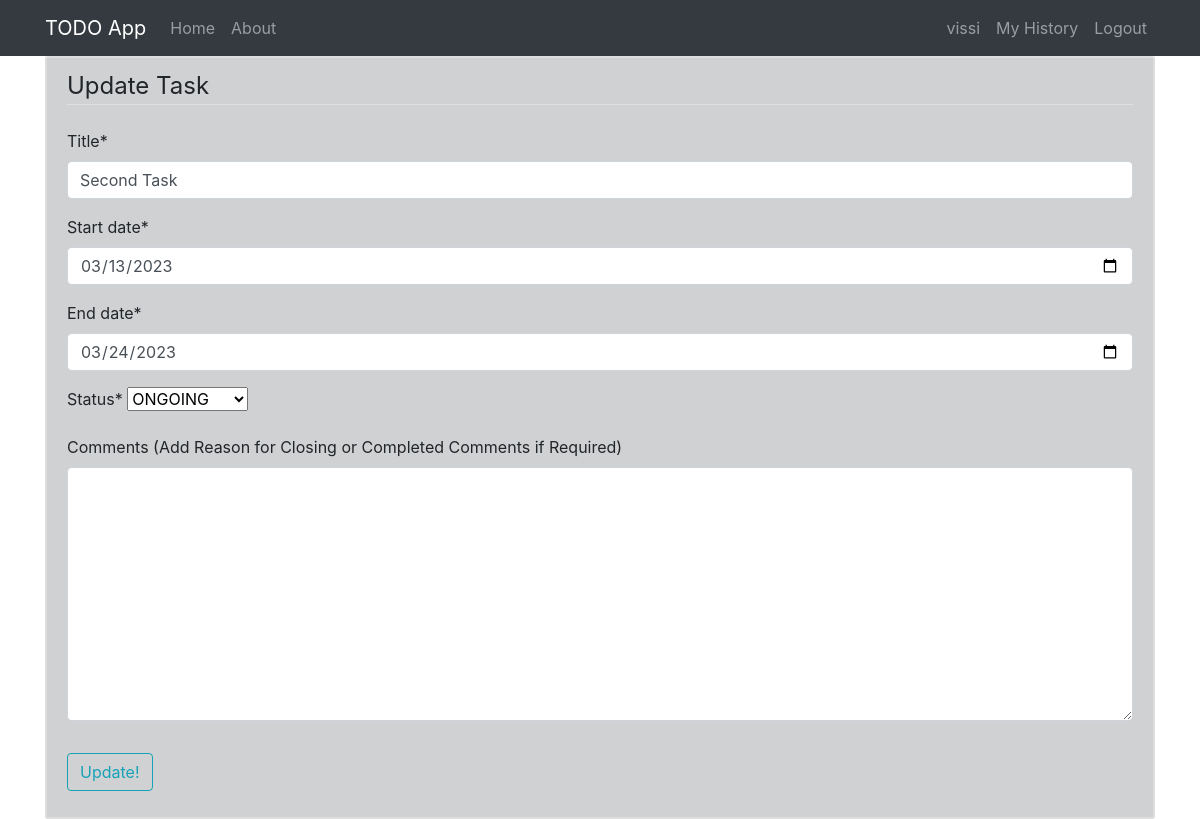
The page /task/2/update (signed in) on the database its author committed.
### task/models.py (models this page shows, shortened)
class Task(models.Model):
    status_choices = (
        ("ongoing", "ONGOING"),
        ("completed", "COMPLETED"),
        ("closed", "CLOSED"),
    )
    title = models.CharField(max_length=100)
    date_created = models.DateTimeField(default=timezone.now)
    start_date = models.DateField(default=date.today)
    end_date = models.DateField()
    status = models.CharField(max_length=10, choices=status_choices, default="ongoing")
    comments = models.TextField(blank=True)
    date_cc = models.DateTimeField(auto_now=True)
    creator = models.ForeignKey(User, on_delete=models.CASCADE)

### task/views.py (the view, shortened to what this page needs)
# urls.py: path('task/<int:pk>/update', views.TaskUpdateView.as_view(template_name='task/task_update.html'), name='task-update'),
class TaskUpdateView(LoginRequiredMixin, UserPassesTestMixin, UpdateView):
    model = Task
    fields = ['title', 'start_date', 'end_date', 'status', 'comments']
    def get_form(self, form_class=None):
        form = super(TaskUpdateView, self).get_form(form_class)
        form.fields['start_date'].widget = AdminDateWidget(attrs={'type': 'date'})
        form.fields['end_date'].widget = AdminDateWidget(attrs={'type': 'date'})
        form.fields['comments'].label += " (Add Reason for Closing or Completed Comments if Required)"
        return form
    def test_func(self):
        task = self.get_object()
        if self.request.user == task.creator:
            return True
        return False

### task/templates/task/task_update.html (shortened to what this page needs)
{% extends "task/base.html" %}
{% load crispy_forms_tags %}
{% block content %}
    <div class="content-section">
        <form method="POST">
            <fieldset class="form-group">
                <legend class="border-bottom mb-4">Update Task</legend>
                {{ form|crispy }}
            </fieldset>
            <div class="form-group">
                <button class="btn btn-outline-info mr-auto" type="submit">Update!</button>
            </div>
        </form>
    </div>
{% endblock content %}

### task/templates/task/base.html (shortened to what this page needs)
{% load static %}
<!DOCTYPE html>
<html>
<head>
    <link rel="stylesheet" href="https://cdn.jsdelivr.net/npm/bootstrap@4.3.1/dist/css/bootstrap.min.css">
    <link rel="stylesheet" type="text/css" href="{% static 'task/main.css' %}">
</head>
<body>
    <header class="site-header">
        <nav class="navbar navbar-expand-lg navbar-dark bg-dark">
            <div class="container">
                <a class="navbar-brand" href="#">TODO App</a>
                <div class="collapse navbar-collapse" id="navbarSupportedContent">
                  <ul class="navbar-nav mr-auto">
                    <li class="nav-item">
                      <a class="nav-item nav-link" href="{% url 'home' %}">Home</a>
                    </li>
                    <li class="nav-item">
                      <a class="nav-item nav-link" href="{% url 'about' %}">About</a>
                    </li>
                  </ul>
                    <div class="navbar-nav">
                      {% if user.is_authenticated %}
                      <a class="nav-item nav-link" href="">{{user.username}}</a>
                      <a class="nav-item nav-link" href="{% url 'history' %}">My History</a>
                      <a class="nav-item nav-link" href="{% url 'logout' %}">Logout</a>
                        {% else %}
                      <a class="nav-item nav-link" href="{% url 'login' %}">Login</a>
                      <a class="nav-item nav-link" href="{% url 'register' %}">Register</a>
                    {% endif %}
                    </div>
                </div>
            </div>
        </nav>
    </header>
    <main role="main" class="container">
      <div class="row justify-content-center">
        <div class="col">
          {% block content %}{% endblock %}
        </div>
      </div>
    </main>
</body>
</html>

### task/static/task/main.css (style rules this page uses)
* { margin: 0px; padding: 0px; }
.content-section { background-color: #d0d1d2; padding: 10px 20px; border: 2px solid #dddddd; border-radius: 3px; margin-bottom: 20px; }

### rows shown on the page
Task: title "Second Task", start_date "03/13/2023", end_date "03/24/2023", status "ONGOING"

### other values the page prints
{{ user.username }} "vissi"
